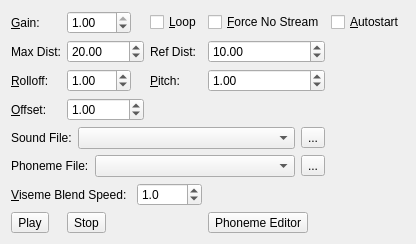
<?xml version="1.0" encoding="UTF-8"?>
<ui version="4.0">
 <class>SoundWidget</class>
 <widget class="QWidget" name="SoundWidget">
  <property name="geometry">
   <rect>
    <x>0</x>
    <y>0</y>
    <width>372</width>
    <height>223</height>
   </rect>
  </property>
  <property name="windowTitle">
   <string>Form</string>
  </property>
  <layout class="QGridLayout" name="gridLayout">
   <item row="0" column="0">
    <widget class="QLabel" name="label_2">
     <property name="text">
      <string>&amp;Gain:</string>
     </property>
     <property name="buddy">
      <cstring>m_gain</cstring>
     </property>
    </widget>
   </item>
   <item row="0" column="1">
    <widget class="QDoubleSpinBox" name="m_gain">
     <property name="toolTip">
      <string>source gain
value should be positive</string>
     </property>
     <property name="whatsThis">
      <string>source gain
value should be positive</string>
     </property>
     <property name="maximum">
      <double>1.000000000000000</double>
     </property>
     <property name="singleStep">
      <double>0.010000000000000</double>
     </property>
     <property name="value">
      <double>1.000000000000000</double>
     </property>
    </widget>
   </item>
   <item row="0" column="3">
    <widget class="QCheckBox" name="m_loop">
     <property name="text">
      <string>&amp;Loop</string>
     </property>
    </widget>
   </item>
   <item row="0" column="4">
    <widget class="QCheckBox" name="m_forceNoStream">
     <property name="text">
      <string>&amp;Force No Stream</string>
     </property>
    </widget>
   </item>
   <item row="0" column="5">
    <widget class="QCheckBox" name="m_autoStart">
     <property name="text">
      <string>&amp;Autostart</string>
     </property>
    </widget>
   </item>
   <item row="1" column="0">
    <widget class="QLabel" name="label_3">
     <property name="sizePolicy">
      <sizepolicy hsizetype="Fixed" vsizetype="Preferred">
       <horstretch>0</horstretch>
       <verstretch>0</verstretch>
      </sizepolicy>
     </property>
     <property name="text">
      <string>Max Dist:</string>
     </property>
    </widget>
   </item>
   <item row="1" column="1" colspan="2">
    <widget class="QDoubleSpinBox" name="m_maxDist">
     <property name="toolTip">
      <string>used with the Inverse Clamped Distance Model
to set the distance where there will no longer be
any attenuation of the source</string>
     </property>
     <property name="whatsThis">
      <string>used with the Inverse Clamped Distance Model
to set the distance where there will no longer be
any attenuation of the source</string>
     </property>
     <property name="minimum">
      <double>0.200000000000000</double>
     </property>
     <property name="maximum">
      <double>10000.000000000000000</double>
     </property>
     <property name="value">
      <double>20.000000000000000</double>
     </property>
    </widget>
   </item>
   <item row="1" column="3">
    <widget class="QLabel" name="label_4">
     <property name="sizePolicy">
      <sizepolicy hsizetype="Fixed" vsizetype="Preferred">
       <horstretch>0</horstretch>
       <verstretch>0</verstretch>
      </sizepolicy>
     </property>
     <property name="text">
      <string>Ref Dist:</string>
     </property>
    </widget>
   </item>
   <item row="1" column="4">
    <widget class="QDoubleSpinBox" name="m_refDist">
     <property name="toolTip">
      <string>the distance under which the volume for the
source would normally drop by half (before being influenced by rolloff factor or
AL_MAX_DISTANCE)</string>
     </property>
     <property name="statusTip">
      <string/>
     </property>
     <property name="whatsThis">
      <string>the distance under which the volume for the
source would normally drop by half (before being influenced by rolloff factor or
AL_MAX_DISTANCE)</string>
     </property>
     <property name="minimum">
      <double>0.100000000000000</double>
     </property>
     <property name="maximum">
      <double>9999.000000000000000</double>
     </property>
     <property name="value">
      <double>10.000000000000000</double>
     </property>
    </widget>
   </item>
   <item row="2" column="0">
    <widget class="QLabel" name="m_labelRolloff">
     <property name="text">
      <string>&amp;Rolloff:</string>
     </property>
     <property name="buddy">
      <cstring>m_rolloff</cstring>
     </property>
    </widget>
   </item>
   <item row="2" column="1">
    <widget class="QDoubleSpinBox" name="m_rolloff">
     <property name="toolTip">
      <string>the rolloff rate for the source
default is 1.0</string>
     </property>
     <property name="whatsThis">
      <string>the rolloff rate for the source
default is 1.0</string>
     </property>
     <property name="minimum">
      <double>0.000000000000000</double>
     </property>
     <property name="maximum">
      <double>100.000000000000000</double>
     </property>
     <property name="value">
      <double>1.000000000000000</double>
     </property>
    </widget>
   </item>
   <item row="2" column="3">
    <widget class="QLabel" name="label_6">
     <property name="text">
      <string>&amp;Pitch:</string>
     </property>
     <property name="buddy">
      <cstring>m_pitch</cstring>
     </property>
    </widget>
   </item>
   <item row="2" column="4">
    <widget class="QDoubleSpinBox" name="m_pitch">
     <property name="toolTip">
      <string>pitch multiplier
always positive</string>
     </property>
     <property name="whatsThis">
      <string>pitch multiplier
always positive</string>
     </property>
     <property name="maximum">
      <double>1000.000000000000000</double>
     </property>
     <property name="value">
      <double>1.000000000000000</double>
     </property>
    </widget>
   </item>
   <item row="3" column="0">
    <widget class="QLabel" name="m_labelOffset">
     <property name="text">
      <string>&amp;Offset:</string>
     </property>
     <property name="buddy">
      <cstring>m_rolloff</cstring>
     </property>
    </widget>
   </item>
   <item row="3" column="1" colspan="2">
    <widget class="QDoubleSpinBox" name="m_offset">
     <property name="toolTip">
      <string>pitch multiplier
always positive</string>
     </property>
     <property name="whatsThis">
      <string>pitch multiplier
always positive</string>
     </property>
     <property name="maximum">
      <double>1000.000000000000000</double>
     </property>
     <property name="value">
      <double>1.000000000000000</double>
     </property>
    </widget>
   </item>
   <item row="6" column="0" colspan="2">
    <widget class="QLabel" name="m_labelVisemeBlendSpeed">
     <property name="text">
      <string>&amp;Viseme Blend Speed:</string>
     </property>
     <property name="buddy">
      <cstring>m_rolloff</cstring>
     </property>
    </widget>
   </item>
   <item row="6" column="2" colspan="2">
    <widget class="QDoubleSpinBox" name="m_visemeBlendSpeed">
     <property name="toolTip">
      <string>pitch multiplier
always positive</string>
     </property>
     <property name="whatsThis">
      <string>pitch multiplier
always positive</string>
     </property>
     <property name="decimals">
      <number>1</number>
     </property>
     <property name="maximum">
      <double>1000.000000000000000</double>
     </property>
     <property name="value">
      <double>1.000000000000000</double>
     </property>
    </widget>
   </item>
   <item row="7" column="0">
    <widget class="QToolButton" name="m_playButton">
     <property name="text">
      <string>Play</string>
     </property>
    </widget>
   </item>
   <item row="7" column="1">
    <widget class="QToolButton" name="m_stopButton">
     <property name="text">
      <string>Stop</string>
     </property>
    </widget>
   </item>
   <item row="7" column="4" colspan="2">
    <widget class="QToolButton" name="m_phonemeEditorButton">
     <property name="text">
      <string>Phoneme Editor</string>
     </property>
    </widget>
   </item>
   <item row="4" column="0" colspan="5">
    <layout class="QHBoxLayout">
     <item>
      <widget class="QLabel" name="label">
       <property name="sizePolicy">
        <sizepolicy hsizetype="Fixed" vsizetype="Preferred">
         <horstretch>0</horstretch>
         <verstretch>0</verstretch>
        </sizepolicy>
       </property>
       <property name="text">
        <string>Sound File:</string>
       </property>
      </widget>
     </item>
     <item>
      <widget class="QComboBox" name="m_soundFile">
       <property name="sizePolicy">
        <sizepolicy hsizetype="Expanding" vsizetype="Fixed">
         <horstretch>0</horstretch>
         <verstretch>0</verstretch>
        </sizepolicy>
       </property>
      </widget>
     </item>
     <item>
      <widget class="QToolButton" name="m_importSound">
       <property name="toolTip">
        <string>Import a new sound file into the sound directory of the current scene</string>
       </property>
       <property name="statusTip">
        <string>Import a new sound file into the sound directory of the current scene</string>
       </property>
       <property name="text">
        <string>...</string>
       </property>
      </widget>
     </item>
    </layout>
   </item>
   <item row="5" column="0" colspan="5">
    <layout class="QHBoxLayout" name="_2">
     <item>
      <widget class="QLabel" name="label_5">
       <property name="sizePolicy">
        <sizepolicy hsizetype="Fixed" vsizetype="Preferred">
         <horstretch>0</horstretch>
         <verstretch>0</verstretch>
        </sizepolicy>
       </property>
       <property name="text">
        <string>Phoneme File:</string>
       </property>
      </widget>
     </item>
     <item>
      <widget class="QComboBox" name="m_phonemeFile">
       <property name="sizePolicy">
        <sizepolicy hsizetype="Expanding" vsizetype="Fixed">
         <horstretch>0</horstretch>
         <verstretch>0</verstretch>
        </sizepolicy>
       </property>
      </widget>
     </item>
     <item>
      <widget class="QToolButton" name="m_importPhoneme">
       <property name="text">
        <string>...</string>
       </property>
      </widget>
     </item>
    </layout>
   </item>
  </layout>
 </widget>
 <resources/>
 <connections/>
</ui>
